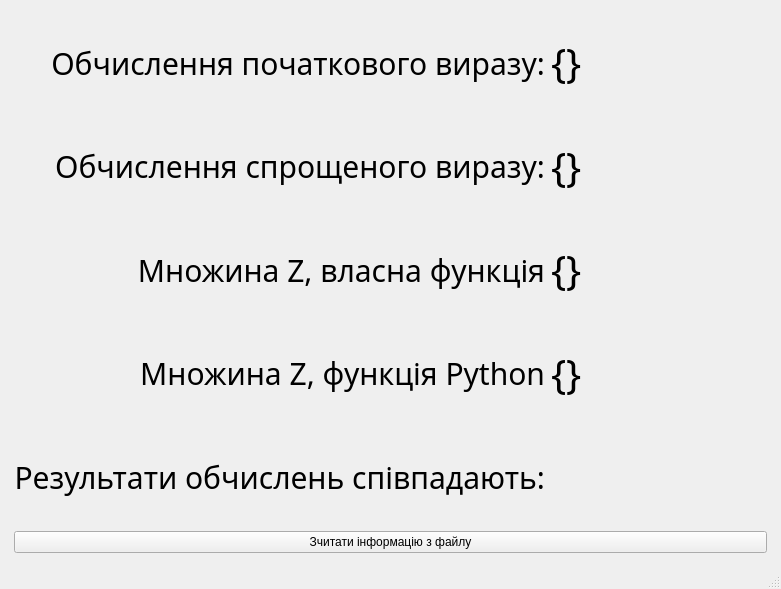
<?xml version="1.0" encoding="UTF-8"?>
<ui version="4.0">
 <class>MainWindow</class>
 <widget class="QMainWindow" name="MainWindow">
  <property name="geometry">
   <rect>
    <x>0</x>
    <y>0</y>
    <width>781</width>
    <height>589</height>
   </rect>
  </property>
  <property name="windowTitle">
   <string>MainWindow</string>
  </property>
  <widget class="QWidget" name="centralwidget">
   <layout class="QHBoxLayout" name="horizontalLayout">
    <item>
     <layout class="QVBoxLayout" name="verticalLayout">
      <property name="leftMargin">
       <number>5</number>
      </property>
      <property name="topMargin">
       <number>5</number>
      </property>
      <property name="rightMargin">
       <number>5</number>
      </property>
      <property name="bottomMargin">
       <number>5</number>
      </property>
      <item>
       <layout class="QGridLayout" name="gridLayout">
        <item row="0" column="0">
         <widget class="QLabel" name="label">
          <property name="minimumSize">
           <size>
            <width>0</width>
            <height>0</height>
           </size>
          </property>
          <property name="styleSheet">
           <string notr="true">font-family: Gill Sans, sans-serif;
font-size: 30px;</string>
          </property>
          <property name="text">
           <string>Обчислення початкового виразу:</string>
          </property>
          <property name="alignment">
           <set>Qt::AlignRight|Qt::AlignTrailing|Qt::AlignVCenter</set>
          </property>
          <property name="margin">
           <number>10</number>
          </property>
         </widget>
        </item>
        <item row="3" column="1">
         <widget class="QLabel" name="set_fifth">
          <property name="styleSheet">
           <string notr="true">font-family: Gill Sans, sans-serif;
font-size: 40px;</string>
          </property>
          <property name="text">
           <string>{}</string>
          </property>
         </widget>
        </item>
        <item row="3" column="0">
         <widget class="QLabel" name="label_7">
          <property name="styleSheet">
           <string notr="true">font-family: Gill Sans, sans-serif;
font-size: 30px;</string>
          </property>
          <property name="text">
           <string>Множина Z, функція Python</string>
          </property>
          <property name="alignment">
           <set>Qt::AlignRight|Qt::AlignTrailing|Qt::AlignVCenter</set>
          </property>
          <property name="margin">
           <number>10</number>
          </property>
         </widget>
        </item>
        <item row="1" column="0">
         <widget class="QLabel" name="label_3">
          <property name="styleSheet">
           <string notr="true">font-family: Gill Sans, sans-serif;
font-size: 30px;</string>
          </property>
          <property name="text">
           <string>Обчислення спрощеного виразу:</string>
          </property>
          <property name="alignment">
           <set>Qt::AlignRight|Qt::AlignTrailing|Qt::AlignVCenter</set>
          </property>
          <property name="margin">
           <number>10</number>
          </property>
         </widget>
        </item>
        <item row="4" column="1">
         <widget class="QLabel" name="is_match">
          <property name="styleSheet">
           <string notr="true">font-family: Gill Sans, sans-serif;
font-size: 30px;</string>
          </property>
          <property name="text">
           <string/>
          </property>
         </widget>
        </item>
        <item row="1" column="1">
         <widget class="QLabel" name="set_third">
          <property name="styleSheet">
           <string notr="true">font-family: Gill Sans, sans-serif;
font-size: 40px;</string>
          </property>
          <property name="text">
           <string>{}</string>
          </property>
         </widget>
        </item>
        <item row="0" column="1">
         <widget class="QLabel" name="set_second">
          <property name="styleSheet">
           <string notr="true">font-family: Gill Sans, sans-serif;
font-size: 40px;</string>
          </property>
          <property name="text">
           <string>{}</string>
          </property>
         </widget>
        </item>
        <item row="2" column="1">
         <widget class="QLabel" name="set_fourth">
          <property name="styleSheet">
           <string notr="true">font-family: Gill Sans, sans-serif;
font-size: 40px;</string>
          </property>
          <property name="text">
           <string>{}</string>
          </property>
         </widget>
        </item>
        <item row="4" column="0">
         <widget class="QLabel" name="label_11">
          <property name="styleSheet">
           <string notr="true">font-family: Gill Sans, sans-serif;
font-size: 30px;</string>
          </property>
          <property name="text">
           <string>Результати обчислень співпадають:</string>
          </property>
          <property name="alignment">
           <set>Qt::AlignRight|Qt::AlignTrailing|Qt::AlignVCenter</set>
          </property>
          <property name="margin">
           <number>10</number>
          </property>
         </widget>
        </item>
        <item row="2" column="0">
         <widget class="QLabel" name="label_5">
          <property name="styleSheet">
           <string notr="true">font-family: Gill Sans, sans-serif;
font-size: 30px;</string>
          </property>
          <property name="text">
           <string>Множина Z, власна функція</string>
          </property>
          <property name="alignment">
           <set>Qt::AlignRight|Qt::AlignTrailing|Qt::AlignVCenter</set>
          </property>
          <property name="margin">
           <number>10</number>
          </property>
         </widget>
        </item>
       </layout>
      </item>
      <item>
       <widget class="QPushButton" name="load_from_file">
        <property name="text">
         <string>Зчитати інформацію з файлу</string>
        </property>
       </widget>
      </item>
     </layout>
    </item>
   </layout>
  </widget>
  <widget class="QStatusBar" name="statusbar"/>
  <action name="information">
   <property name="text">
    <string>Про студента</string>
   </property>
  </action>
  <action name="action">
   <property name="text">
    <string>Зберегти до файлу</string>
   </property>
  </action>
 </widget>
 <resources/>
 <connections/>
</ui>
